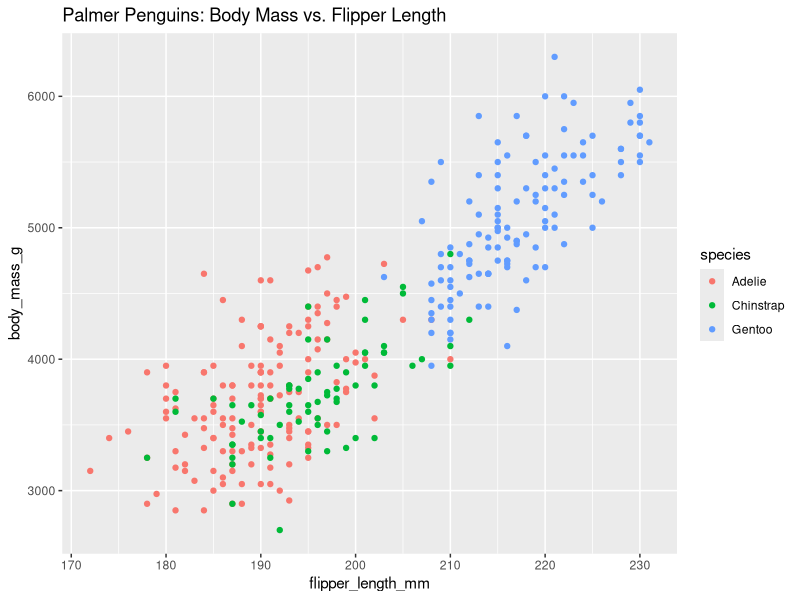
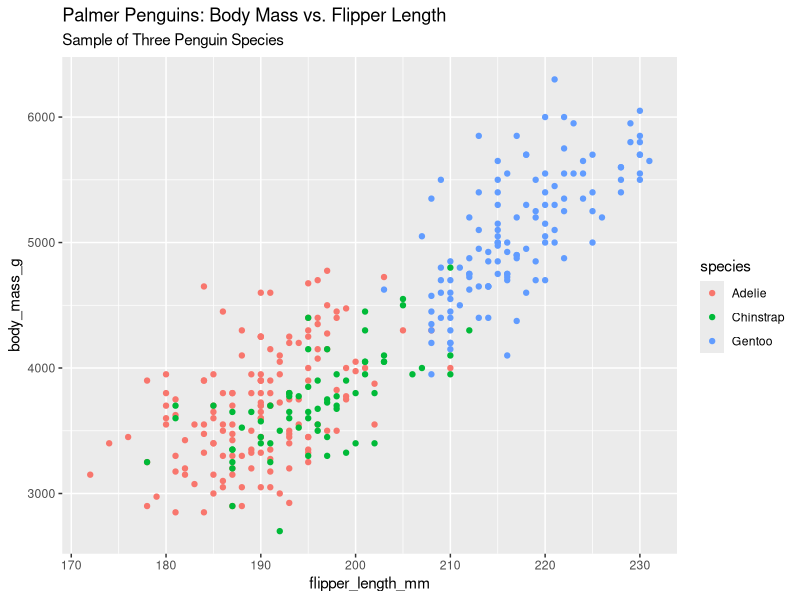
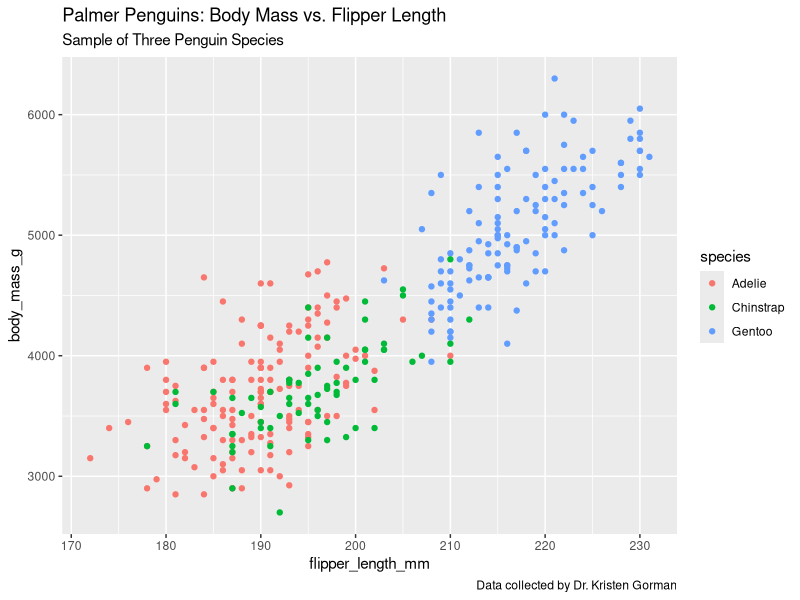
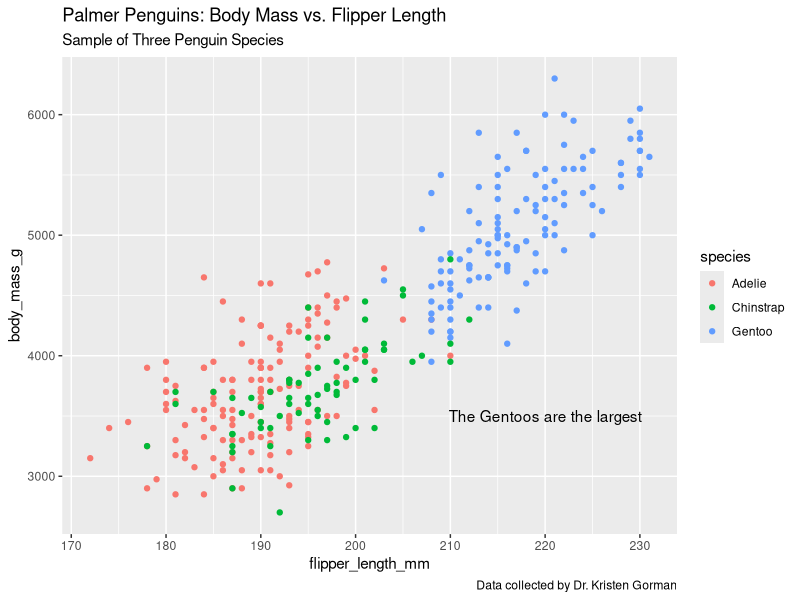
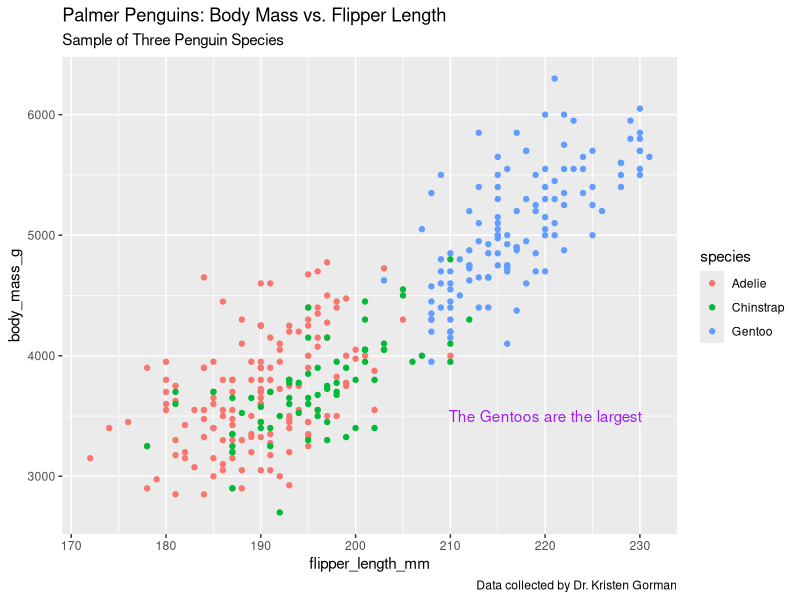
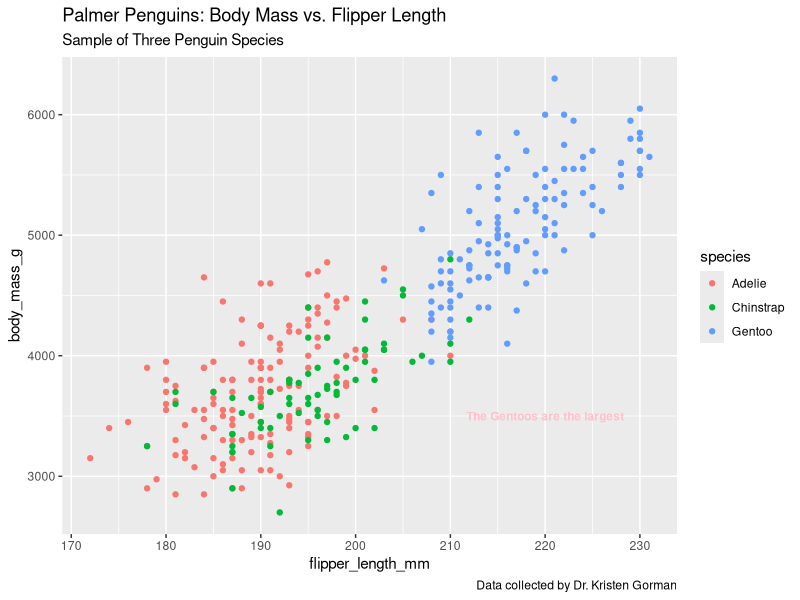
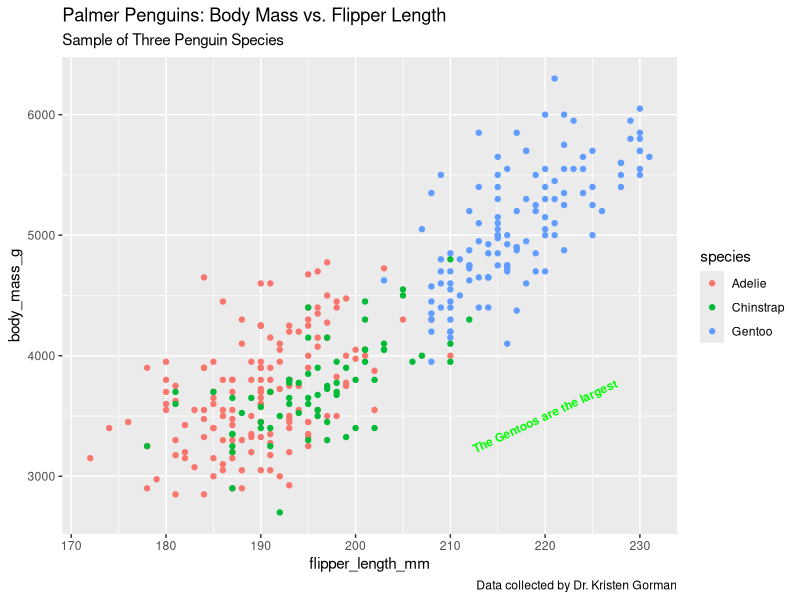
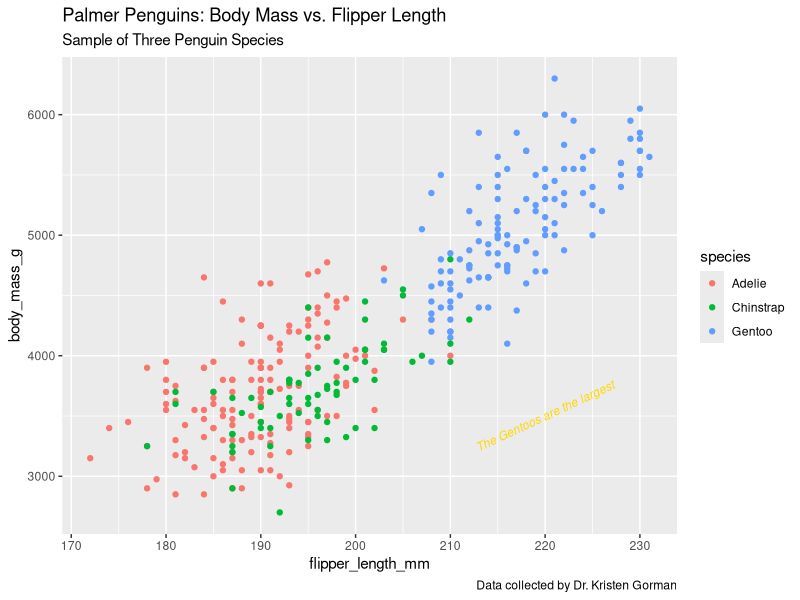

The R source for these figures, in order:
#loading the relevent libraries.
library(ggplot2)
library(palmerpenguins)

#add a title to the graph.
ggplot(data=penguins)+
  geom_point(mapping=aes(x=flipper_length_mm,y=body_mass_g,color=species))+
  labs(title="Palmer Penguins: Body Mass vs. Flipper Length")

#add a subtitle.
ggplot(data=penguins)+
  geom_point(mapping=aes(x=flipper_length_mm,y=body_mass_g,color=species))+
  labs(title="Palmer Penguins: Body Mass vs. Flipper Length", subtitle="Sample of Three Penguin Species")

#Add a caption. Caption let us show the source of the data. 
ggplot(data=penguins)+
  geom_point(mapping=aes(x=flipper_length_mm,y=body_mass_g,color=species))+
  labs(title="Palmer Penguins: Body Mass vs. Flipper Length", subtitle="Sample of Three Penguin Species", caption="Data collected by Dr. Kristen Gorman")

#Titles, subtitles and captions are labels that we pust outside of the grid of our plot to indicate important information.
#adding text inside the data grid to call out important data code using the "annotate" function.

#add annotation. 
ggplot(data=penguins)+
  geom_point(mapping=aes(x=flipper_length_mm,y=body_mass_g,color=species))+
  labs(title="Palmer Penguins: Body Mass vs. Flipper Length", subtitle="Sample of Three Penguin Species", caption="Data collected by Dr. Kristen Gorman")+
annotate("text",x=220,y=3500,label="The Gentoos are the largest")

#add color to an annotation.
ggplot(data=penguins)+
  geom_point(mapping=aes(x=flipper_length_mm,y=body_mass_g,color=species))+
  labs(title="Palmer Penguins: Body Mass vs. Flipper Length", subtitle="Sample of Three Penguin Species", caption="Data collected by Dr. Kristen Gorman")+
  annotate("text",x=220,y=3500,label="The Gentoos are the largest",color="purple")

#change font style and size.
ggplot(data=penguins)+
  geom_point(mapping=aes(x=flipper_length_mm,y=body_mass_g,color=species))+
  labs(title="Palmer Penguins: Body Mass vs. Flipper Length", subtitle="Sample of Three Penguin Species", caption="Data collected by Dr. Kristen Gorman")+
  annotate("text",x=220,y=3500,label="The Gentoos are the largest",color="pink",fontface="bold", size=3.0)

#change the angle of the text. Tilting it in 25 dgrees.
ggplot(data=penguins)+
  geom_point(mapping=aes(x=flipper_length_mm,y=body_mass_g,color=species))+
  labs(title="Palmer Penguins: Body Mass vs. Flipper Length", subtitle="Sample of Three Penguin Species", caption="Data collected by Dr. Kristen Gorman")+
  annotate("text",x=220,y=3500,label="The Gentoos are the largest",color="green",fontface="bold", size=3.0,angle=25)

#store the plot as a variable and than adding an anotation, to keep code tidy and easier to understand. 
#calling the plot "p":
p <- ggplot(data=penguins)+
  geom_point(mapping=aes(x=flipper_length_mm,y=body_mass_g,color=species))+
  labs(title="Palmer Penguins: Body Mass vs. Flipper Length", subtitle="Sample of Three Penguin Species", caption="Data collected by Dr. Kristen Gorman")

#add annotation to a variable:
p+annotate("text",x=220,y=3500,label="The Gentoos are the largest",color="gold",fontface="italic", size=3.0,angle=25)

#save our work via the ggsave()
ggsave("PalmerPenguins_viz_R.png")
